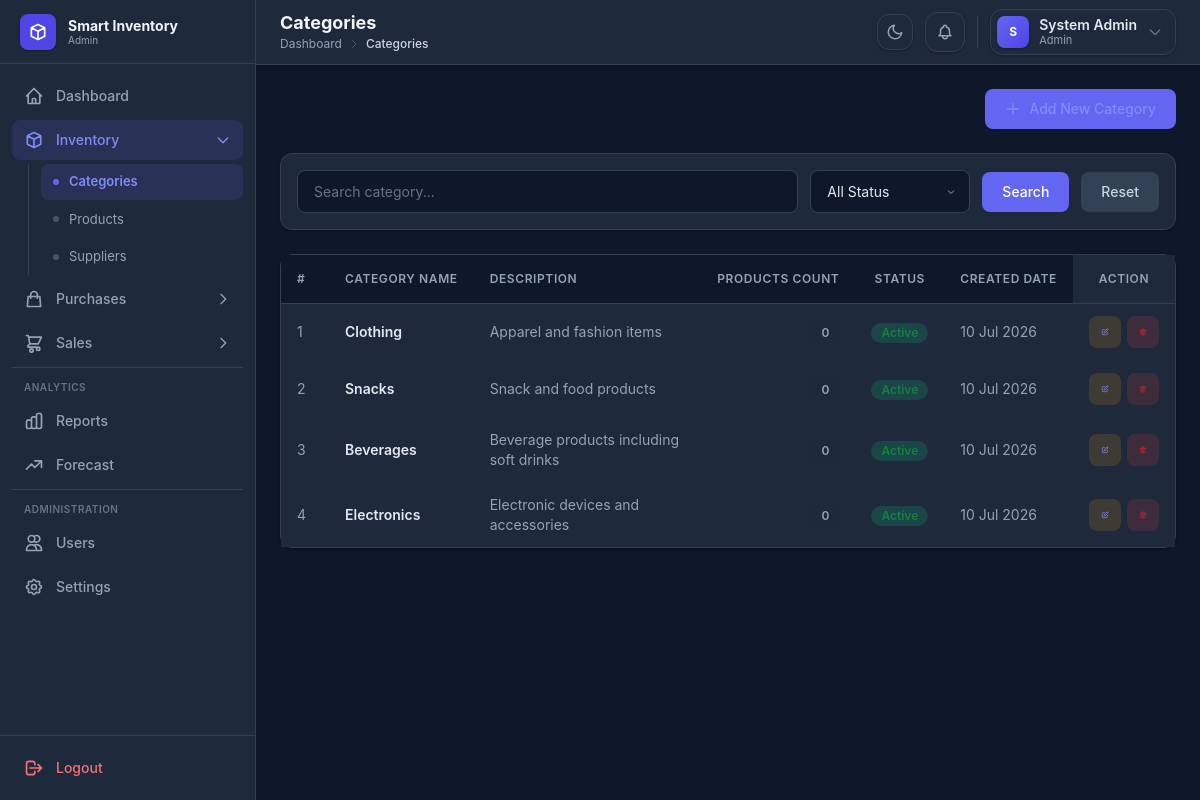
Screenshot of /categories/index.php (signed in) with the database file from the repository.
### tables this page shows
CREATE TABLE IF NOT EXISTS categories (
    id INT AUTO_INCREMENT PRIMARY KEY,
    name VARCHAR(100) NOT NULL UNIQUE,
    description TEXT,
    status ENUM('Active', 'Inactive') DEFAULT 'Active',
    created_at TIMESTAMP DEFAULT CURRENT_TIMESTAMP
);

### config/helpers.php (called while the page is built, shortened)
<?php
function executeQuery($conn, $sql, $params = [], $types = '') {
    if (empty($params)) {
        return mysqli_query($conn, $sql);
    }
    $stmt = $conn->prepare($sql);
    $stmt->execute();
    return $stmt->get_result();
}

### categories/index.php (the view, shortened to what this page needs)
<?php
include "../config/database.php";
include "../config/helpers.php";
$search = $_GET['search'] ?? '';
$where = "WHERE 1";
$params = [];
$types = "";
$sql = "SELECT c.*, COUNT(p.id) AS product_count FROM categories c LEFT JOIN products p ON c.id = p.category_id $where GROUP BY c.id ORDER BY c.id DESC";
$result = executeQuery($conn, $sql, $params, $types);
?>
<!DOCTYPE html>
<html lang="en">
<head>
    <script src="https://cdn.tailwindcss.com"></script>
    <link rel="stylesheet" href="../assets/css/style.css">
</head>
<body class="bg-gray-50 dark:bg-slate-900">
    <div class="flex min-h-screen">
        <?php include "../includes/sidebar.php"; ?>
        <div class="flex-1 flex flex-col min-w-0">
            <?php include "../includes/header.php"; ?>
            <main class="p-4 lg:p-6">
                <div class="flex justify-end mb-6">
                    <a href="add.php" class="btn btn-primary">
                        <svg class="w-4 h-4" fill="none" stroke="currentColor" viewBox="0 0 24 24">
                            <path stroke-linecap="round" stroke-linejoin="round" stroke-width="2" d="M12 4v16m8-8H4" />
                        </svg>
                        Add New Category
                    </a>
                </div>
                <form method="GET" class="filter-bar">
                    <input type="text" name="search" value="<?= htmlspecialchars($search) ?>" placeholder="Search category..." class="form-input w-auto flex-1">
                    <select name="status" class="form-input w-auto">
                        <option value="">All Status</option>
                    </select>
                    <button type="submit" class="btn btn-primary">Search</button>
                    <a href="index.php" class="btn btn-secondary">Reset</a>
                </form>
                <div class="card">
                    <div class="card-body p-0">
                        <div class="table-wrap">
                            <table class="data-table w-full">
                                <thead>
                                    <tr>
                                        <th class="w-12">#</th>
                                        <th>Category Name</th>
                                        <th>Description</th>
                                        <th class="num">Products Count</th>
                                        <th class="center">Status</th>
                                        <th>Created Date</th>
                                        <th class="center sticky right-0 bg-gray-50 z-10">Action</th>
                                    </tr>
                                </thead>
                                <tbody>
                                    <?php if ($result && mysqli_num_rows($result) > 0): ?>
                                        <?php $count = 1; ?>
                                        <?php while ($row = mysqli_fetch_assoc($result)): ?>
                                            <tr class="hover:bg-gray-50 transition-colors">
                                                <td class="text-gray-500 dark:text-gray-400"><?= $count++ ?></td>
                                                <td>
                                                    <p class="font-semibold text-gray-800 dark:text-gray-200"><?= htmlspecialchars($row['name']) ?></p>
                                                </td>
                                                <td class="text-gray-500 dark:text-gray-400 text-sm max-w-xs">
                                                    <?= !empty($row['description']) ? htmlspecialchars($row['description']) : '<span class="text-gray-300">—</span>' ?>
                                                </td>
                                                <td class="num">
                                                    <?php $pcount = (int)($row['product_count'] ?? 0); ?>
                                                    <?php if ($pcount > 0): ?>
                                                        <span class="inline-flex items-center px-2.5 py-0.5 rounded-full text-xs font-semibold bg-blue-100 text-blue-700">
                                                            <?= $pcount ?> product<?= $pcount !== 1 ? 's' : '' ?>
                                                        </span>
                                                    <?php else: ?>
                                                        <span class="inline-flex items-center px-2.5 py-0.5 rounded-full text-xs font-semibold bg-gray-100 text-gray-500 dark:text-gray-400">0</span>
                                                    <?php endif; ?>
                                                </td>
                                                <td class="center">
                                                    <?php if ($row['status'] === 'Active'): ?>
                                                        <span class="inline-flex items-center px-2.5 py-0.5 rounded-full text-xs font-semibold bg-green-100 text-green-700">Active</span>
                                                    <?php else: ?>
                                                        <span class="inline-flex items-center px-2.5 py-0.5 rounded-full text-xs font-semibold bg-red-100 text-red-700">Inactive</span>
                                                    <?php endif; ?>
                                                </td>
                                                <td class="text-gray-500 dark:text-gray-400 text-sm">
                                                    <?= date('d M Y', strtotime($row['created_at'])) ?>
                                                </td>
                                                <td class="center sticky right-0 bg-white z-10">
                                                    <div class="actions">
                                                        <a href="edit.php?id=<?= $row['id'] ?>" title="Edit" class="btn btn-sm inline-flex items-center justify-center w-8 h-8 rounded-lg bg-amber-50 text-amber-600 hover:bg-amber-100 transition-colors">
                                                            <svg class="w-4 h-4" fill="none" stroke="currentColor" viewBox="0 0 24 24"><path stroke-linecap="round" stroke-linejoin="round" stroke-width="2" d="M11 5H6a2 2 0 00-2 2v11a2 2 0 002 2h11a2 2 0 002-2v-5m-1.414-9.414a2 2 0 112.828 2.828L11.828 15H9v-2.828l8.586-8.586z"/></svg>
                                                        </a>
                                                        <button onclick="openDeleteModal(<?= $row['id'] ?>, '<?= htmlspecialchars(addslashes($row['name'])) ?>', 'index.php')" title="Delete" class="btn btn-sm inline-flex items-center justify-center w-8 h-8 rounded-lg bg-red-50 text-red-600 hover:bg-red-100 transition-colors">
                                                            <svg class="w-4 h-4" fill="none" stroke="currentColor" viewBox="0 0 24 24"><path stroke-linecap="round" stroke-linejoin="round" stroke-width="2" d="M19 7l-.867 12.142A2 2 0 0116.138 21H7.862a2 2 0 01-1.995-1.858L5 7m5 4v6m4-6v6m1-10V4a1 1 0 00-1-1h-4a1 1 0 00-1 1v3M4 7h16"/></svg>
                                                        </button>
                                                    </div>
                                                </td>
                                            </tr>
                                        <?php endwhile; ?>
                                    <?php endif; ?>
                                </tbody>
                            </table>
                        </div>
                    </div>
                </div>
            </main>
        </div>
    </div>
    <?php include "../includes/footer.php"; ?>
</body>
</html>

### rows the page displays
categories: name "Clothing", description "Apparel and fashion items", status "Active", created_at "10 Jul 2026"
categories: name "Snacks", description "Snack and food products", status "Active", created_at "10 Jul 2026"
categories: name "Beverages", description "Beverage products including soft drinks", status "Active", created_at "10 Jul 2026"
categories: name "Electronics", description "Electronic devices and accessories", status "Active", created_at "10 Jul 2026"

### other values shown
$role "Admin"
$label "Categories Products Suppliers"
$page_title "Categories"
$part "Dashboard"
$part "Categories"
substr($name, 0, 1) "S"
$name "System Admin"
